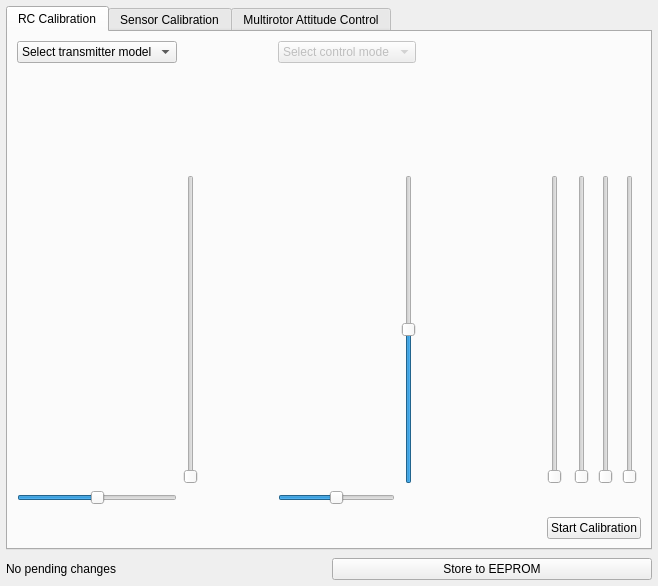
<?xml version="1.0" encoding="UTF-8"?>
<ui version="4.0">
 <class>QGCVehicleConfig</class>
 <widget class="QWidget" name="QGCVehicleConfig">
  <property name="geometry">
   <rect>
    <x>0</x>
    <y>0</y>
    <width>658</width>
    <height>586</height>
   </rect>
  </property>
  <property name="windowTitle">
   <string>Form</string>
  </property>
  <layout class="QGridLayout" name="gridLayout">
   <property name="horizontalSpacing">
    <number>6</number>
   </property>
   <property name="verticalSpacing">
    <number>8</number>
   </property>
   <property name="margin">
    <number>6</number>
   </property>
   <item row="0" column="0" colspan="2">
    <widget class="QTabWidget" name="tabWidget">
     <property name="currentIndex">
      <number>0</number>
     </property>
     <widget class="QWidget" name="rcTab">
      <attribute name="title">
       <string>RC Calibration</string>
      </attribute>
      <layout class="QGridLayout" name="gridLayout_2">
       <item row="2" column="8">
        <widget class="QSlider" name="chan8Slider">
         <property name="orientation">
          <enum>Qt::Vertical</enum>
         </property>
        </widget>
       </item>
       <item row="2" column="4">
        <widget class="QLabel" name="rightStickLabel">
         <property name="text">
          <string/>
         </property>
         <property name="pixmap">
          <pixmap resource="../../qgroundcontrol.qrc">:/files/images/rc_stick.svg</pixmap>
         </property>
         <property name="scaledContents">
          <bool>true</bool>
         </property>
        </widget>
       </item>
       <item row="2" column="9">
        <widget class="QSlider" name="chan7Slider">
         <property name="orientation">
          <enum>Qt::Vertical</enum>
         </property>
        </widget>
       </item>
       <item row="2" column="2">
        <spacer name="horizontalSpacer">
         <property name="orientation">
          <enum>Qt::Horizontal</enum>
         </property>
         <property name="sizeHint" stdset="0">
          <size>
           <width>40</width>
           <height>20</height>
          </size>
         </property>
        </spacer>
       </item>
       <item row="4" column="0" rowspan="2" colspan="6">
        <spacer name="verticalSpacer_3">
         <property name="orientation">
          <enum>Qt::Vertical</enum>
         </property>
         <property name="sizeHint" stdset="0">
          <size>
           <width>5</width>
           <height>5</height>
          </size>
         </property>
        </spacer>
       </item>
       <item row="0" column="8" rowspan="2" colspan="4">
        <widget class="QLabel" name="instructionLabel">
         <property name="text">
          <string/>
         </property>
        </widget>
       </item>
       <item row="3" column="0">
        <widget class="QSlider" name="yawSlider">
         <property name="minimum">
          <number>800</number>
         </property>
         <property name="maximum">
          <number>2200</number>
         </property>
         <property name="value">
          <number>1500</number>
         </property>
         <property name="orientation">
          <enum>Qt::Horizontal</enum>
         </property>
        </widget>
       </item>
       <item row="0" column="4" colspan="2">
        <widget class="QComboBox" name="controlModeComboBox">
         <property name="enabled">
          <bool>false</bool>
         </property>
         <item>
          <property name="text">
           <string>Select control mode</string>
          </property>
         </item>
        </widget>
       </item>
       <item row="0" column="0">
        <widget class="QComboBox" name="rcTypeComboBox">
         <item>
          <property name="text">
           <string>Select transmitter model</string>
          </property>
         </item>
        </widget>
       </item>
       <item row="1" column="4" colspan="2">
        <widget class="QLabel" name="modeLabel">
         <property name="minimumSize">
          <size>
           <width>100</width>
           <height>100</height>
          </size>
         </property>
         <property name="sizeIncrement">
          <size>
           <width>50</width>
           <height>50</height>
          </size>
         </property>
         <property name="baseSize">
          <size>
           <width>50</width>
           <height>50</height>
          </size>
         </property>
         <property name="text">
          <string/>
         </property>
        </widget>
       </item>
       <item row="2" column="0">
        <widget class="QLabel" name="leftStickLabel">
         <property name="text">
          <string/>
         </property>
         <property name="pixmap">
          <pixmap resource="../../qgroundcontrol.qrc">:/files/images/rc_stick.svg</pixmap>
         </property>
         <property name="scaledContents">
          <bool>true</bool>
         </property>
        </widget>
       </item>
       <item row="3" column="4">
        <widget class="QSlider" name="rollSlider">
         <property name="minimum">
          <number>800</number>
         </property>
         <property name="maximum">
          <number>2200</number>
         </property>
         <property name="value">
          <number>1500</number>
         </property>
         <property name="orientation">
          <enum>Qt::Horizontal</enum>
         </property>
        </widget>
       </item>
       <item row="1" column="0">
        <widget class="QLabel" name="txLabel">
         <property name="text">
          <string/>
         </property>
        </widget>
       </item>
       <item row="2" column="5">
        <widget class="QSlider" name="pitchSlider">
         <property name="minimum">
          <number>800</number>
         </property>
         <property name="maximum">
          <number>2200</number>
         </property>
         <property name="value">
          <number>1500</number>
         </property>
         <property name="orientation">
          <enum>Qt::Vertical</enum>
         </property>
        </widget>
       </item>
       <item row="2" column="10">
        <widget class="QSlider" name="chan6Slider">
         <property name="orientation">
          <enum>Qt::Vertical</enum>
         </property>
        </widget>
       </item>
       <item row="2" column="11">
        <widget class="QSlider" name="chan5Slider">
         <property name="orientation">
          <enum>Qt::Vertical</enum>
         </property>
        </widget>
       </item>
       <item row="2" column="1">
        <widget class="QSlider" name="throttleSlider">
         <property name="minimum">
          <number>800</number>
         </property>
         <property name="maximum">
          <number>2200</number>
         </property>
         <property name="orientation">
          <enum>Qt::Vertical</enum>
         </property>
        </widget>
       </item>
       <item row="2" column="7">
        <spacer name="horizontalSpacer_2">
         <property name="orientation">
          <enum>Qt::Horizontal</enum>
         </property>
         <property name="sizeHint" stdset="0">
          <size>
           <width>40</width>
           <height>20</height>
          </size>
         </property>
        </spacer>
       </item>
       <item row="5" column="6">
        <spacer name="horizontalSpacer_3">
         <property name="orientation">
          <enum>Qt::Horizontal</enum>
         </property>
         <property name="sizeHint" stdset="0">
          <size>
           <width>40</width>
           <height>20</height>
          </size>
         </property>
        </spacer>
       </item>
       <item row="5" column="8" colspan="4">
        <widget class="QPushButton" name="rcCalibrationButton">
         <property name="text">
          <string>Start Calibration</string>
         </property>
        </widget>
       </item>
      </layout>
     </widget>
     <widget class="QWidget" name="sensorTab">
      <attribute name="title">
       <string>Sensor Calibration</string>
      </attribute>
      <widget class="QPushButton" name="pushButton">
       <property name="geometry">
        <rect>
         <x>30</x>
         <y>20</y>
         <width>161</width>
         <height>32</height>
        </rect>
       </property>
       <property name="text">
        <string>Gyro Calibration</string>
       </property>
      </widget>
      <widget class="QPushButton" name="pushButton_2">
       <property name="geometry">
        <rect>
         <x>30</x>
         <y>80</y>
         <width>161</width>
         <height>32</height>
        </rect>
       </property>
       <property name="text">
        <string>Accel Calibration</string>
       </property>
      </widget>
      <widget class="QPushButton" name="pushButton_3">
       <property name="geometry">
        <rect>
         <x>30</x>
         <y>140</y>
         <width>161</width>
         <height>32</height>
        </rect>
       </property>
       <property name="text">
        <string>Mag Calibration</string>
       </property>
      </widget>
     </widget>
     <widget class="QWidget" name="tab">
      <attribute name="title">
       <string>Multirotor Attitude Control</string>
      </attribute>
      <layout class="QGridLayout" name="gridLayout_3">
       <item row="1" column="0">
        <widget class="QDoubleSpinBox" name="attPSpinBox"/>
       </item>
       <item row="1" column="1">
        <widget class="QSlider" name="attPSlider">
         <property name="orientation">
          <enum>Qt::Horizontal</enum>
         </property>
        </widget>
       </item>
       <item row="2" column="0">
        <widget class="QDoubleSpinBox" name="attISpinBox"/>
       </item>
       <item row="2" column="1">
        <widget class="QSlider" name="attISlider">
         <property name="orientation">
          <enum>Qt::Horizontal</enum>
         </property>
        </widget>
       </item>
       <item row="8" column="0">
        <widget class="QDoubleSpinBox" name="doubleSpinBox_5"/>
       </item>
       <item row="8" column="1">
        <widget class="QSlider" name="horizontalSlider_6">
         <property name="orientation">
          <enum>Qt::Horizontal</enum>
         </property>
        </widget>
       </item>
       <item row="9" column="0">
        <widget class="QDoubleSpinBox" name="doubleSpinBox_6"/>
       </item>
       <item row="10" column="0">
        <widget class="QDoubleSpinBox" name="doubleSpinBox_7"/>
       </item>
       <item row="10" column="1">
        <widget class="QSlider" name="horizontalSlider_8">
         <property name="orientation">
          <enum>Qt::Horizontal</enum>
         </property>
        </widget>
       </item>
       <item row="11" column="0">
        <widget class="QDoubleSpinBox" name="doubleSpinBox_8"/>
       </item>
       <item row="11" column="1">
        <widget class="QSlider" name="horizontalSlider_9">
         <property name="orientation">
          <enum>Qt::Horizontal</enum>
         </property>
        </widget>
       </item>
       <item row="13" column="0">
        <widget class="QDoubleSpinBox" name="doubleSpinBox_9"/>
       </item>
       <item row="13" column="1">
        <widget class="QSlider" name="horizontalSlider_10">
         <property name="orientation">
          <enum>Qt::Horizontal</enum>
         </property>
        </widget>
       </item>
       <item row="14" column="2">
        <widget class="QPushButton" name="pushButton_5">
         <property name="text">
          <string>Set Gains</string>
         </property>
        </widget>
       </item>
       <item row="0" column="2">
        <widget class="QPushButton" name="pushButton_4">
         <property name="text">
          <string>Load Platform Defaults</string>
         </property>
        </widget>
       </item>
       <item row="0" column="0" colspan="2">
        <widget class="QComboBox" name="comboBox"/>
       </item>
       <item row="3" column="0">
        <widget class="QDoubleSpinBox" name="attDSpinBox"/>
       </item>
       <item row="3" column="1">
        <widget class="QSlider" name="attDSlider">
         <property name="orientation">
          <enum>Qt::Horizontal</enum>
         </property>
        </widget>
       </item>
       <item row="4" column="0">
        <widget class="QDoubleSpinBox" name="attAWUSpinBox"/>
       </item>
       <item row="9" column="1">
        <widget class="QSlider" name="horizontalSlider_7">
         <property name="orientation">
          <enum>Qt::Horizontal</enum>
         </property>
        </widget>
       </item>
       <item row="4" column="1">
        <widget class="QSlider" name="attAWUSlider">
         <property name="orientation">
          <enum>Qt::Horizontal</enum>
         </property>
        </widget>
       </item>
       <item row="5" column="0">
        <widget class="QDoubleSpinBox" name="attLimSpinBox"/>
       </item>
       <item row="5" column="1">
        <widget class="QSlider" name="attLimSlider">
         <property name="orientation">
          <enum>Qt::Horizontal</enum>
         </property>
        </widget>
       </item>
       <item row="7" column="0">
        <widget class="QDoubleSpinBox" name="doubleSpinBox_4"/>
       </item>
       <item row="7" column="1">
        <widget class="QSlider" name="horizontalSlider_5">
         <property name="orientation">
          <enum>Qt::Horizontal</enum>
         </property>
        </widget>
       </item>
       <item row="6" column="0">
        <spacer name="verticalSpacer">
         <property name="orientation">
          <enum>Qt::Vertical</enum>
         </property>
         <property name="sizeHint" stdset="0">
          <size>
           <width>20</width>
           <height>40</height>
          </size>
         </property>
        </spacer>
       </item>
       <item row="12" column="0">
        <spacer name="verticalSpacer_2">
         <property name="orientation">
          <enum>Qt::Vertical</enum>
         </property>
         <property name="sizeHint" stdset="0">
          <size>
           <width>20</width>
           <height>40</height>
          </size>
         </property>
        </spacer>
       </item>
      </layout>
     </widget>
    </widget>
   </item>
   <item row="2" column="0">
    <widget class="QLabel" name="statusLabel">
     <property name="text">
      <string>No pending changes</string>
     </property>
    </widget>
   </item>
   <item row="2" column="1">
    <widget class="QPushButton" name="storeButton">
     <property name="text">
      <string>Store to EEPROM</string>
     </property>
    </widget>
   </item>
  </layout>
 </widget>
 <resources>
  <include location="../../qgroundcontrol.qrc"/>
 </resources>
 <connections/>
</ui>
